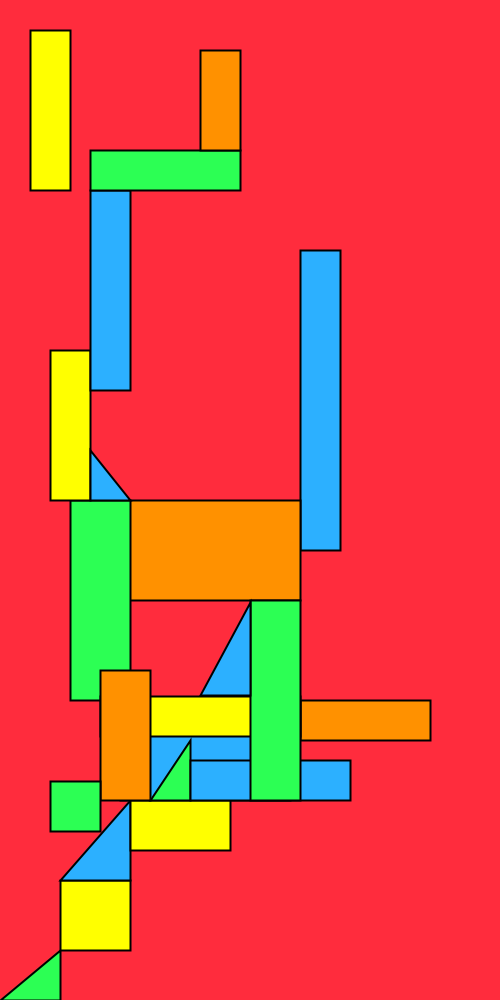
Frame 1 (no input)
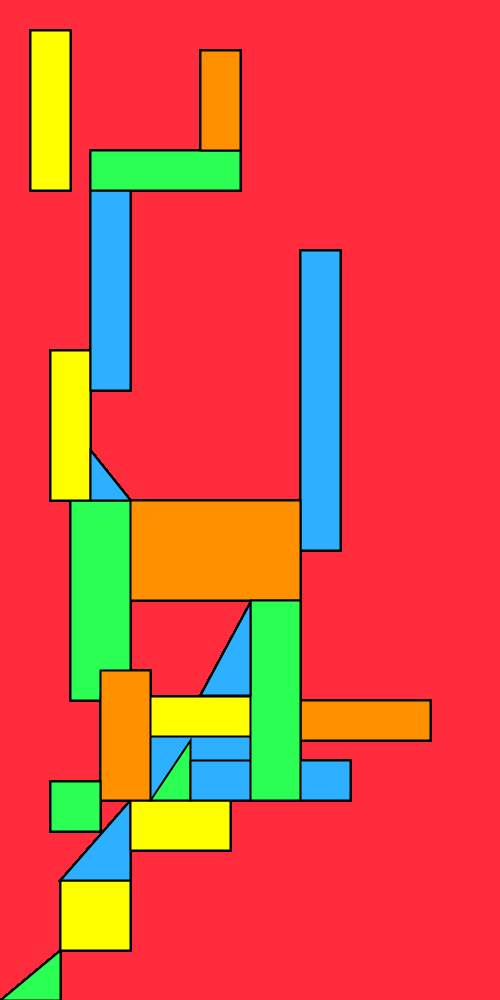
Frame 60 (the mouse pressed at the canvas centre just before this capture)
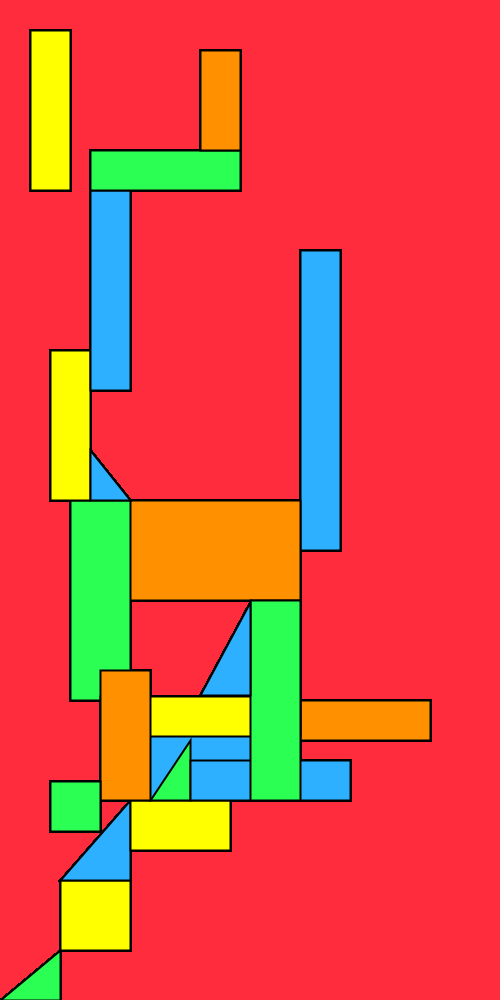
Frame 120 (the mouse held since frame 60 and released just before this capture)

The Processing sketch that drew these frames (run headless with seeded random() and noise(); from frame 60 on, the mouse is pressed at the canvas centre):

// Processing sketch: processing_25100
// ── processing_25100.pde



void setup() {
size (500,1000);

background (255 , 44 ,61);


}
void draw() {
strokeWeight (2);
smooth();
//corner green tri
fill (44, 255,84); 
triangle (0,1000, 60, 950, 60, 1000);

fill (44,176,255);
rect (300, 250, 40, 300);

fill (255,145,0);
rect (300, 700, 130,40);



fill (255,145,0);
rect (90, 500, 210, 100);
fill (255, 255, 0);
rect (60, 880, 70, 70);
fill (44,176,255);
rect (120, 700, 170, 100);

fill (44, 255,84); 
rect (70,500, 60, 200);
 
 

fill (255, 255, 0);
rect (100, 696, 200, 40);
//blue triangle one

fill (44,176,255);
triangle (60, 880,130, 800,130, 880);
//yellow rectangle one
fill (255, 255, 0);
rect (130, 800, 100, 50);
// orange rectangle one
fill (255,145,0);
rect (100, 670, 50, 130);
//green corner square
fill (44, 255,84);
rect (50, 781, 50, 50); 
//green triangle one
triangle (150, 800, 190, 740, 190, 800);
//long blue rect
fill (44,176,255);
rect (190, 760, 160, 40);
fill (44, 255,84);
rect (250, 600, 50, 200);

fill (255, 255, 0);
rect (50,350, 40, 150);
fill(44,176,255);
triangle (250, 695, 200, 695, 250,602);

rect (90, 190, 40, 200);
fill (44, 255,84);
rect (90, 150, 150, 40);
fill (255,145,0);
rect (200, 50, 40, 100);

fill( 255, 255, 0) ;
rect (30, 30, 40, 160);



fill (44,176,255);
triangle (90, 500, 90, 450, 130, 500);






}
